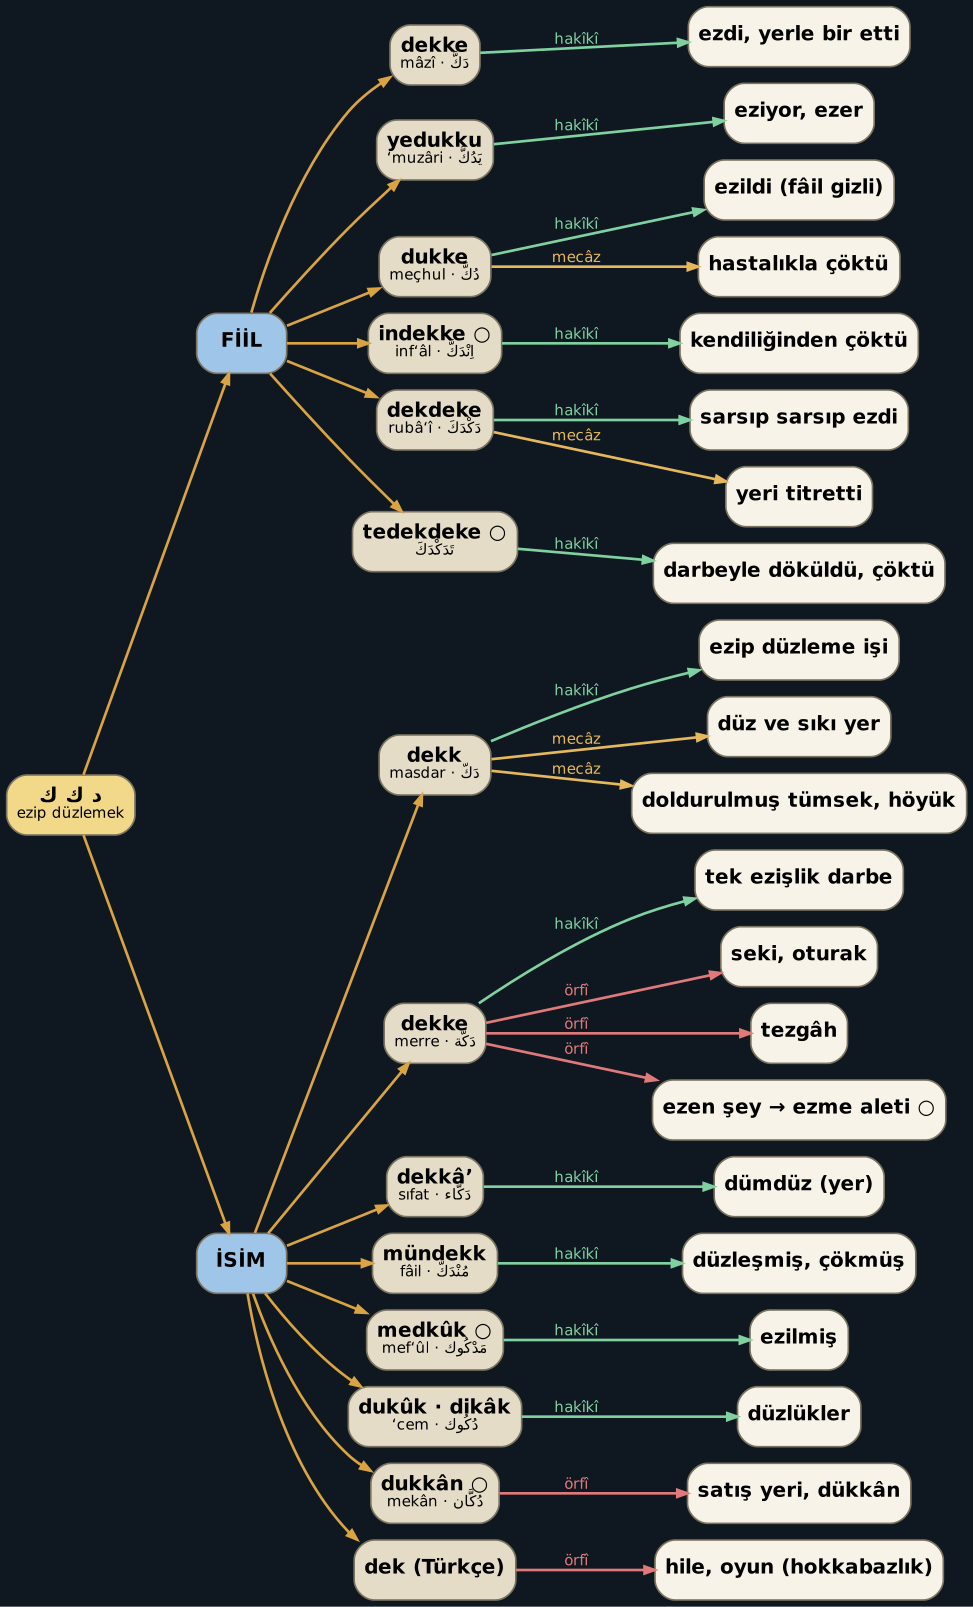

The Python source for this figure:
import html,textwrap
C={'hakîkî':'#7fd1a0','mecâz':'#e6b85c','örfî':'#e07a7a','?':'#9aa7b4'}
FORM=[ # grup, [(biçim, ad_ar, [(tür, mana)])]
('FİİL',[
 ('dekke','دَكَّ · mâzî',[('hakîkî','ezdi, yerle bir etti')]),
 ('yedukku','يَدُكُّ · muzâri‘',[('hakîkî','eziyor, ezer')]),
 ('dukke','دُكَّ · meçhul',[('hakîkî','ezildi (fâil gizli)'),('mecâz','hastalıkla çöktü')]),
 ('indekke ○','اِنْدَكَّ · inf‘âl',[('hakîkî','kendiliğinden çöktü')]),
 ('dekdeke','دَكْدَكَ · rubâ‘î',[('hakîkî','sarsıp sarsıp ezdi'),('mecâz','yeri titretti')]),
 ('tedekdeke ○','تَدَكْدَكَ',[('hakîkî','darbeyle döküldü, çöktü')]),
]),
('İSİM',[
 ('dekk','دَكّ · masdar',[('hakîkî','ezip düzleme işi'),('mecâz','düz ve sıkı yer'),('mecâz','doldurulmuş tümsek, höyük')]),
 ('dekke','دَكَّة · merre',[('hakîkî','tek ezişlik darbe'),('örfî','seki, oturak'),('örfî','tezgâh'),('örfî','ezen şey → ezme aleti ○')]),
 ('dekkâ’','دَكَّاء · sıfat',[('hakîkî','dümdüz (yer)')]),
 ('mündekk','مُنْدَكّ · fâil',[('hakîkî','düzleşmiş, çökmüş')]),
 ('medkûk ○','مَدْكُوك · mef‘ûl',[('hakîkî','ezilmiş')]),
 ('dukûk · dikâk','دُكُوك · cem‘',[('hakîkî','düzlükler')]),
 ('dukkân ○','دُكَّان · mekân',[('örfî','satış yeri, dükkân')]),
 ('dek (Türkçe)','',[('örfî','hile, oyun (hokkabazlık)')]),
])]
d=['digraph G{rankdir=LR;bgcolor="#0f1720";nodesep=0.14;ranksep=0.5;node[shape=box style="rounded,filled" fontname="DejaVu Sans" color="#7a7360" margin="0.08,0.04" fillcolor="#e4dcc6"];edge[arrowsize=0.6 penwidth=1.6 fontname="DejaVu Sans" fontsize=9];']
def lab(a,b=''):
    t='<FONT POINT-SIZE="12"><B>%s</B></FONT>'%html.escape(a)
    if b: t+='<BR/><FONT POINT-SIZE="9">%s</FONT>'%html.escape(b)
    return '<%s>'%t
d.append('r [label=%s fillcolor="#f2d98a"];'%lab('د ك ك','ezip düzlemek'))
n=0
for g,L in FORM:
    d.append('g%s [label=%s fillcolor="#9fc5e8"];'%(g,lab(g)))
    d.append('r->g%s [color="#d9a441"];'%g)
    for f,ar,M in L:
        n+=1; fid='f%d'%n
        d.append('%s [label=%s];'%(fid,lab(f,ar)))
        d.append('g%s->%s [color="#d9a441"];'%(g,fid))
        for t,m in M:
            n+=1; mid='m%d'%n
            d.append('%s [label=%s fillcolor="#f7f3e8"];'%(mid,lab(m)))
            d.append('%s->%s [label=<<FONT COLOR="%s">%s</FONT>> color="%s"];'%(fid,mid,C[t],t,C[t]))
d.append('}')
open('sil2.dot','w',encoding='utf-8').write('\n'.join(d))
